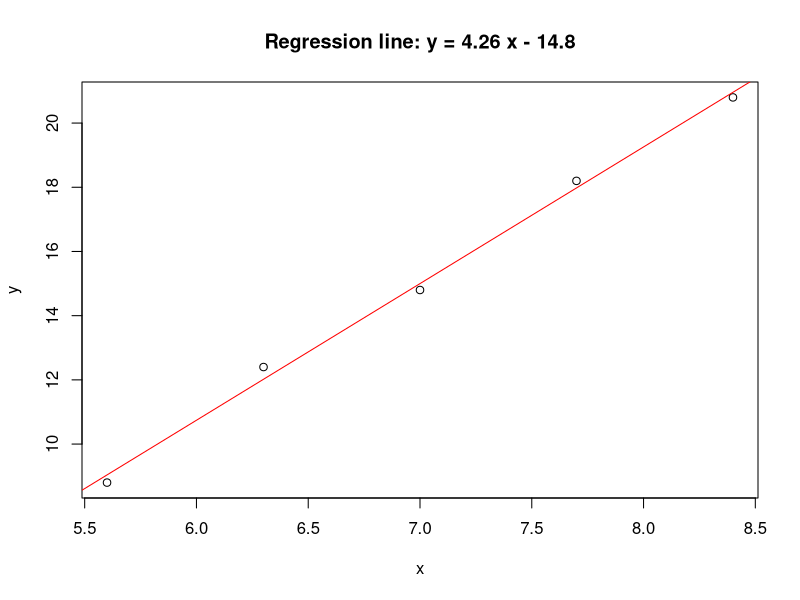

Generate this figure with R:
## ---- chunk 1
knitr::opts_chunk$set(message = FALSE)
## ---- chunk 2
x <- c(5.6, 6.3, 7, 7.7, 8.4)
y <- c(8.8, 12.4, 14.8, 18.2, 20.8)

m1 <- lm(y~x)
m1

summary(m1)

plot(y~x, main="Regression line: y = 4.26 x - 14.8")
abline(m1, col="red")
## ---- chunk 3
rev <- function(x,y){
  rev <- 81*x - 21*x^2 + 28*x*y + 40*y - 23*y^2
  return(rev)
}
rev(2.3, 4.1)
